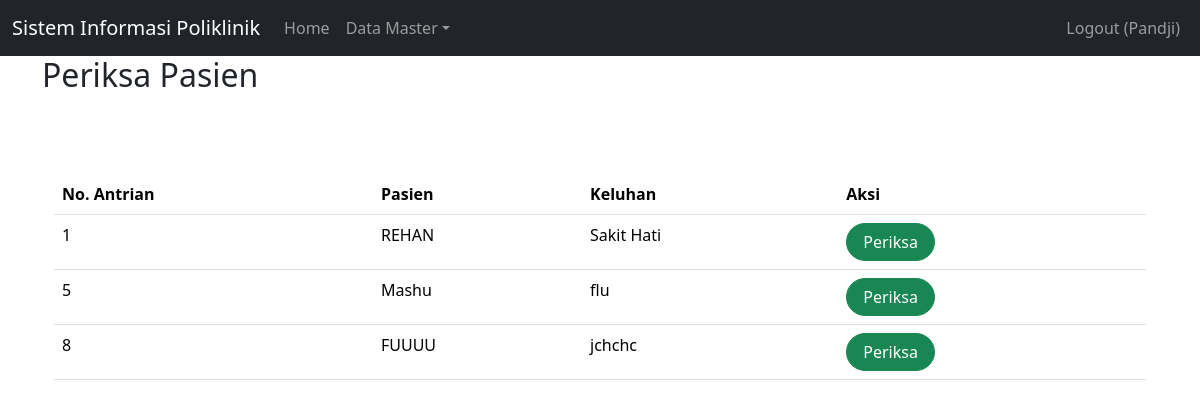
Screenshot of /index.php?page=periksa (signed in) with the database file from the repository.
### tables this page shows
CREATE TABLE `daftar_poli` (
  `id` int(11) NOT NULL,
  `id_pasien` int(11) NOT NULL,
  `id_jadwal` int(11) NOT NULL,
  `keluhan` text NOT NULL,
  `no_antrian` int(11) NOT NULL
);

CREATE TABLE `pasien` (
  `id` int(11) NOT NULL,
  `nama` varchar(255) NOT NULL,
  `alamat` varchar(255) NOT NULL,
  `no_ktp` varchar(255) NOT NULL,
  `no_hp` varchar(50) NOT NULL,
  `no_rm` varchar(25) NOT NULL
);

### periksa.php (the view, shortened to what this page needs)
<h2>Periksa Pasien</h2>
<br>
<div class="container">
    <br>
    <br>
    <table class="table table-hover">
        <thead>
            <tr>
                <th scope="col">No. Antrian</th>
                <th scope="col">Pasien</th>
                <th scope="col">Keluhan</th>
                <th scope="col">Aksi</th>
            </tr>
        </thead>
        <tbody>
            <?php
            $result = mysqli_query($mysqli, "SELECT ps.id, ps.nama AS nama_pasien, dp.id AS dpid, dp.keluhan, dp.no_antrian
                                                FROM daftar_poli AS dp
                                                    JOIN pasien AS ps ON ps.id = dp.id_pasien
                                                    JOIN jadwal_periksa AS jp ON dp.id_jadwal = dp.id_jadwal
                                                    JOIN dokter AS dok ON jp.id_dokter = dok.id
                                                WHERE  dp.id_jadwal = jp.id AND jp.id_dokter = '".$_SESSION['id_dokter']."'
                                                    ");
            while ($data = mysqli_fetch_array($result)) {
            ?>
                <tr>
                    <td><?php echo $data['no_antrian'] ?></td>
                    <td><?php echo $data['nama_pasien'] ?></td>
                    <td><?php echo $data['keluhan'] ?></td>
                    <td>
                        <a class="btn btn-success rounded-pill px-3" href="index.php?page=periksa&id=<?php echo $data['id'] ?>&dpid=<?php echo $data['dpid'] ?>">Periksa</a>
                    </td>
                </tr>
            <?php
            }
            ?>
        </tbody>
    </table>

### rows the page displays
daftar_poli: no_antrian "1", id_pasien.nama "REHAN", keluhan "Sakit Hati"
daftar_poli: no_antrian "5", id_pasien.nama "Mashu", keluhan "flu"
daftar_poli: no_antrian "8", id_pasien.nama "FUUUU", keluhan "jchchc"

### other values shown
$_SESSION['name'] "Pandji"
